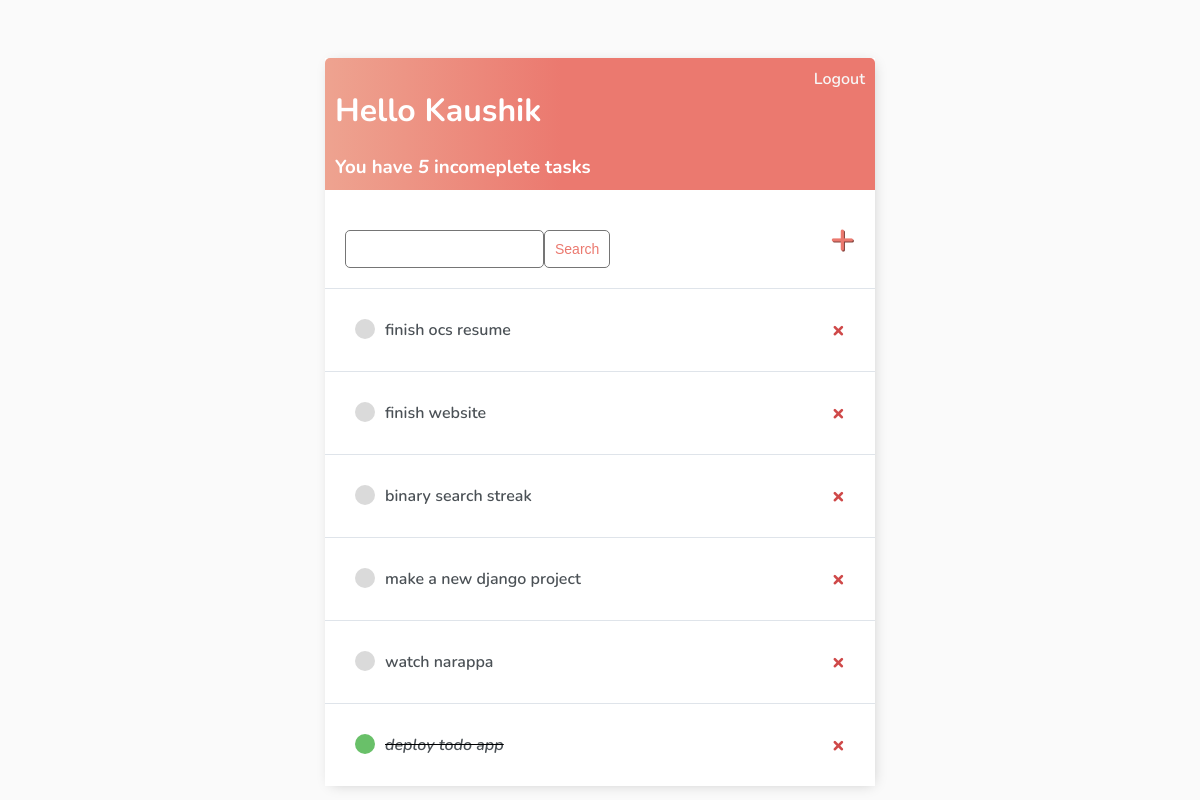
Page / (signed in) on the earlier database version.
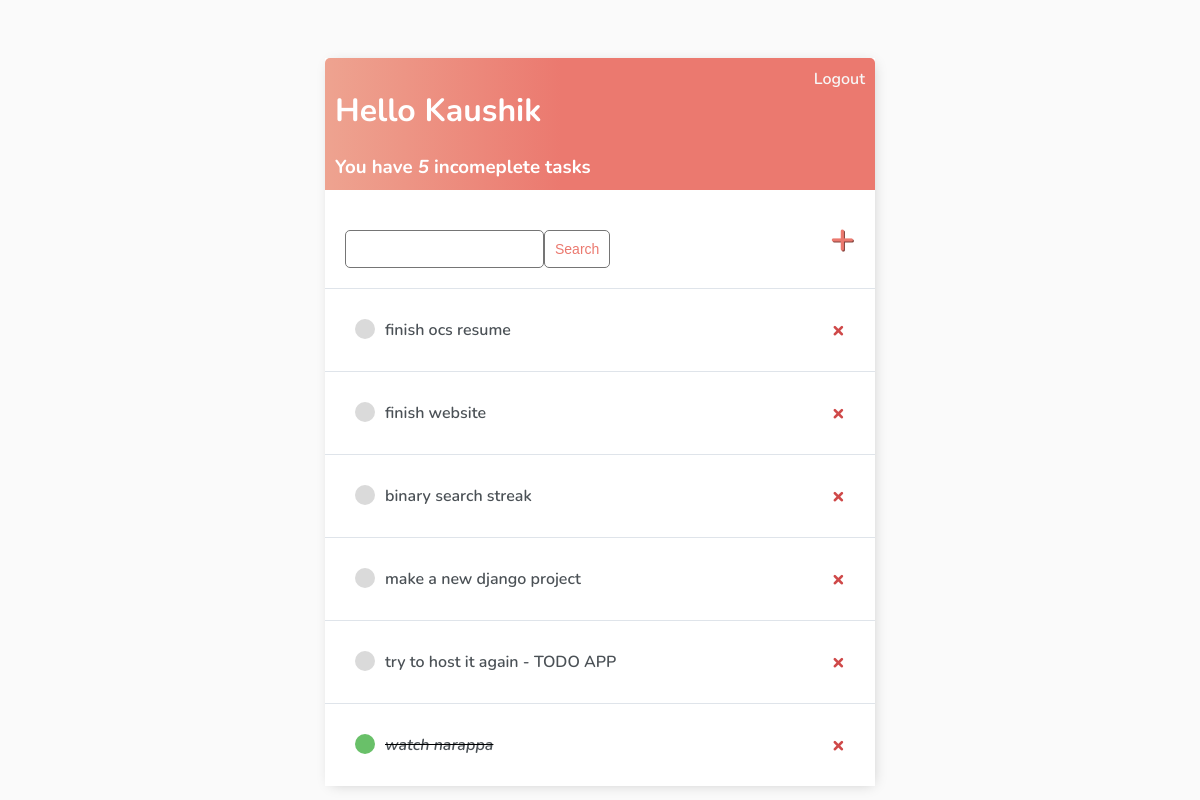
Same page on the later database version.
### base/models.py (models this page shows)
class Task(models.Model):
    user = models.ForeignKey(User,on_delete=CASCADE, null=True, blank=True)
    title = models.CharField(max_length=200)
    description = models.TextField(null=True, blank=True)
    complete = models.BooleanField(default=False)
    created = models.DateTimeField(auto_now_add=True)
    def __str__(self):
        return self.title
    class Meta:
        ordering = ['complete']

### base/views.py (the view)
# urls.py: path('', TaskList.as_view(), name='tasks'),
class TaskList(LoginRequiredMixin, ListView):
    model = Task
    context_object_name = 'tasks'
    def get_context_data(self, **kwargs):
        context = super().get_context_data(**kwargs)
        context['tasks'] = context['tasks'].filter(user=self.request.user)
        context['count'] = context['tasks'].filter(complete=False).count()
        search_input = self.request.GET.get('search-area') or ''
        if search_input:
            context['tasks'] = context['tasks'].filter(title__startswith=search_input)
        context['search_input'] = search_input
        return context

### base/templates/base/task_list.html
{% extends 'base/main.html' %}
{% block content %}
<div class="header-bar">
    <div>
        <h1>Hello {{request.user|title}}</h1>
        <h3 style="margin: 0;">You have <i>{{count}}</i> incomeplete task{{count|pluralize:"s"}}</h3>
    </div>
    {% if request.user.is_authenticated %}
    <a href="{% url 'logout' %}">Logout</a>
    {% else %}
    <a href="{% url 'login' %}">Login</a>
    {% endif %}
</div>
<div id="search-add-wrapper">
    <form method="GET" style="margin-top: 20px;display: flex;">
        <input type="text" name="search-area" value="{{search_input}}">
        <input class="button" type="submit" value="Search">
    </form>
    <a id="add-link" href="{% url 'task-create' %}">&#x2b;</a>
</div>
<div class="task-items-wrapper">
    {% for task in tasks %}
    <div class="task-wrapper">
        {% if task.complete %}
        <div class="task-title">
            <div class="task-complete-icon"></div>
            <i><s><a href="{% url 'task-update' task.id %}">{{task}}</a></s></i>
        </div>
        <a class="delete-link" href="{% url 'task-delete' task.id %}">&#215;</a>
        {% else %}
        <div class="task-title">
            <div class="task-incomplete-icon"></div>
            <a href="{% url 'task-update' task.id %}">{{task}}</a>
        </div>
        <a class="delete-link" href="{% url 'task-delete' task.id %}">&#215;</a>
        {% endif %}
    </div>
    {% empty %}
    <h3>No Items In List</h3>
    {% endfor %}
</div>
{% endblock content %}

### base/templates/base/main.html (shortened to what this page needs)
<!DOCTYPE html>
<html>
<head>
</head>
<body>
    <div class="container">
        {% block content %}
        {% endblock content %}
    </div>
</body>
</html>

### base/templates/base/main.html (style rules this page uses)
body { background-color: #FAFAFA; font-family: 'Nunito', sans-serif; padding-top: 50px; }
a, p { color: #4b5156 }
a { font-weight: 600; }
.container { max-width: 550px; margin: auto; background-color: #fff; -webkit-box-shadow: 2px 2px 13px -4px rgba(0, 0, 0, 0.21); box-shadow: 2px 2px 13px -4px rgba(0, 0, 0, 0.21); }
.header-bar { display: flex; justify-content: space-between; color: #fff; padding: 10px; border-radius: 5px 5px 0 0; background: linear-gradient(90deg, #EEA390 0%, #EB796F 43%, #EB796F 100%); }
.header-bar a { color: rgb(247, 247, 247); text-decoration: none; }
.task-wrapper { display: flex; align-items: center; justify-content: space-between; padding: 10px; background-color: #fff; border-top: 1px solid #dfe4ea; overflow: hidden; }
.task-title { display: flex; padding: 20px; }
.task-title a { text-decoration: none; color: #4b5156; margin-left: 10px; }
.task-complete-icon { height: 20px; width: 20px; background-color: rgb(105, 192, 105); border-radius: 50%; }
.task-incomplete-icon { height: 20px; width: 20px; background-color: rgb(218, 218, 218); border-radius: 50%; }
.delete-link { text-decoration: none; font-weight: 900; color: #cf4949; font-size: 22px; line-height: 0; padding: 20px 20px; }
#add-link { color: #EB796F; text-decoration: none; font-size: 42px; text-shadow: 1px 1px #81413b; }
#search-add-wrapper { display: flex; justify-content: space-between; align-items: center; padding: 20px; }
input[type=text], input[type=password], textarea { border: 1px solid #757575; border-radius: 5px; padding: 10px; width: 90%; }
::placeholder { font-weight: 300; opacity: 0.5; }
.button { border: 1px solid #757575; background-color: #FFF; color: #EB796F; padding: 10px; font-size: 14px; border-radius: 5px; cursor: pointer; text-decoration: none; }

Differences in the rows shown:
removed Task: title "deploy todo app"
added Task: title "try to host it again - TODO APP"
changed Task "watch narappa": complete False → True (drawn)
